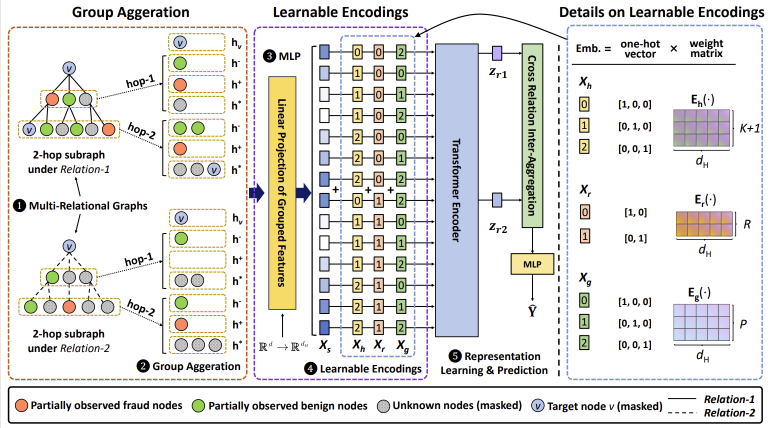
#> input picture models/gaga/gaga_upstream/images/gaga_overview.png, 1540 x 856 px (shown at 1/2 size)
$ python screenshots_to_pdf.py ../../models/gaga/gaga_upstream/images
#> lines starting #> are read from the running program, lines starting #| are printed output that depends on the picture
"""Combine a folder of screenshots into one PDF.

    python3 scripts/screenshots_to_pdf.py screenshots/ --out DELIVERABLE/screenshots.pdf

One screenshot per page, in filename order, each fitted to A4 with a caption
naming the source file. Numeric parts of filenames sort numerically, so
``shot_2.png`` comes before ``shot_10.png`` rather than after it.

Needs only Pillow.
"""

from __future__ import annotations

import argparse
import re
import sys
from pathlib import Path
from typing import List

EXTENSIONS = {".png", ".jpg", ".jpeg", ".bmp", ".gif", ".tif", ".tiff", ".webp"}

# A4 at 150 dpi, which keeps terminal text readable without a huge file.
PAGE_W, PAGE_H = 1240, 1754
MARGIN = 60
CAPTION_BAND = 46


def natural_key(path: Path):
    """Sort so shot_2 precedes shot_10."""
    parts = re.split(r"(\d+)", path.name.lower())
    return [int(p) if p.isdigit() else p for p in parts]


def find_images(folder: Path) -> List[Path]:
    images = [p for p in folder.rglob("*")
              if p.is_file() and p.suffix.lower() in EXTENSIONS]
    return sorted(images, key=natural_key)


def build_pdf(folder: Path, out_path: Path, title: str | None = None) -> Path:
    try:
        from PIL import Image, ImageDraw, ImageFont
    except ImportError:
        raise SystemExit("Pillow is required:  pip install Pillow")

    folder = Path(folder)
    out_path = Path(out_path)
    images = find_images(folder)
    if not images:
        raise SystemExit(f"No images found in {folder}")

    try:
        caption_font = ImageFont.truetype("DejaVuSans.ttf", 20)
        title_font = ImageFont.truetype("DejaVuSans.ttf", 46)
    except OSError:
        try:
            caption_font = ImageFont.truetype("arial.ttf", 20)
            title_font = ImageFont.truetype("arial.ttf", 46)
        except OSError:
            caption_font = ImageFont.load_default()
            title_font = ImageFont.load_default()

    pages = []

    if title:
        cover = Image.new("RGB", (PAGE_W, PAGE_H), "white")
        draw = ImageDraw.Draw(cover)
        draw.text((MARGIN, PAGE_H // 3), title, fill="black", font=title_font)
        draw.text((MARGIN, PAGE_H // 3 + 80),
                  f"{len(images)} screenshot{'s' if len(images) != 1 else ''}",
                  fill="#555555", font=caption_font)
        draw.line([(MARGIN, PAGE_H // 3 + 130), (PAGE_W - MARGIN, PAGE_H // 3 + 130)],
                  fill="#cccccc", width=2)
        pages.append(cover)

    for index, image_path in enumerate(images, start=1):
        try:
            with Image.open(image_path) as source:
                source.load()
                # Flatten transparency onto white; PDF has no alpha channel.
                if source.mode in ("RGBA", "LA", "P"):
                    source = source.convert("RGBA")
                    flat = Image.new("RGB", source.size, "white")
                    flat.paste(source, mask=source.split()[-1])
                    shot = flat
                else:
                    shot = source.convert("RGB")

                box_w = PAGE_W - 2 * MARGIN
                box_h = PAGE_H - 2 * MARGIN - CAPTION_BAND
                scale = min(box_w / shot.width, box_h / shot.height)
                if scale < 1:
                    shot = shot.resize(
                        (max(1, int(shot.width * scale)),
                         max(1, int(shot.height * scale))),
                        Image.LANCZOS)

                page = Image.new("RGB", (PAGE_W, PAGE_H), "white")
                page.paste(shot, ((PAGE_W - shot.width) // 2,
                                  MARGIN + (box_h - shot.height) // 2))

                draw = ImageDraw.Draw(page)
                try:
                    label = str(image_path.relative_to(folder))
                except ValueError:
                    label = image_path.name
                draw.line([(MARGIN, PAGE_H - MARGIN - 28),
                           (PAGE_W - MARGIN, PAGE_H - MARGIN - 28)],
                          fill="#dddddd", width=1)
                draw.text((MARGIN, PAGE_H - MARGIN - 20),
                          f"{index}.  {label}", fill="#444444", font=caption_font)
                pages.append(page)
        except Exception as error:          # a corrupt file must not lose the rest
            print(f"  skipped {image_path.name}: {error}")

    if not pages:
        raise SystemExit("No readable images")

    out_path.parent.mkdir(parents=True, exist_ok=True)
    pages[0].save(out_path, "PDF", resolution=150.0, save_all=True,
                  append_images=pages[1:])
    return out_path


def main(argv=None) -> int:
    parser = argparse.ArgumentParser(
        description="Combine screenshots into one PDF")
    parser.add_argument("folder", help="Folder containing the screenshots")
    parser.add_argument("--out", default="screenshots.pdf")
    parser.add_argument("--title", default=None,
                        help="Add a cover page with this title")
    args = parser.parse_args(argv)

    folder = Path(args.folder)
    if not folder.exists():
        print(f"Folder not found: {folder}")
        return 1

    images = find_images(folder)
    print(f"Found {len(images)} image(s) in {folder}")
    for image in images:
        print(f"   {image.name}")

    pdf = build_pdf(folder, Path(args.out), args.title)
#> in build_pdf, source is the input picture: PIL image 1540x856 RGB; mean R, G, B 228.4, 227.4, 225.3
#> in build_pdf, `shot = shot.resize( (max(1, int(shot.width * scale)), max(1, int(shot...`:
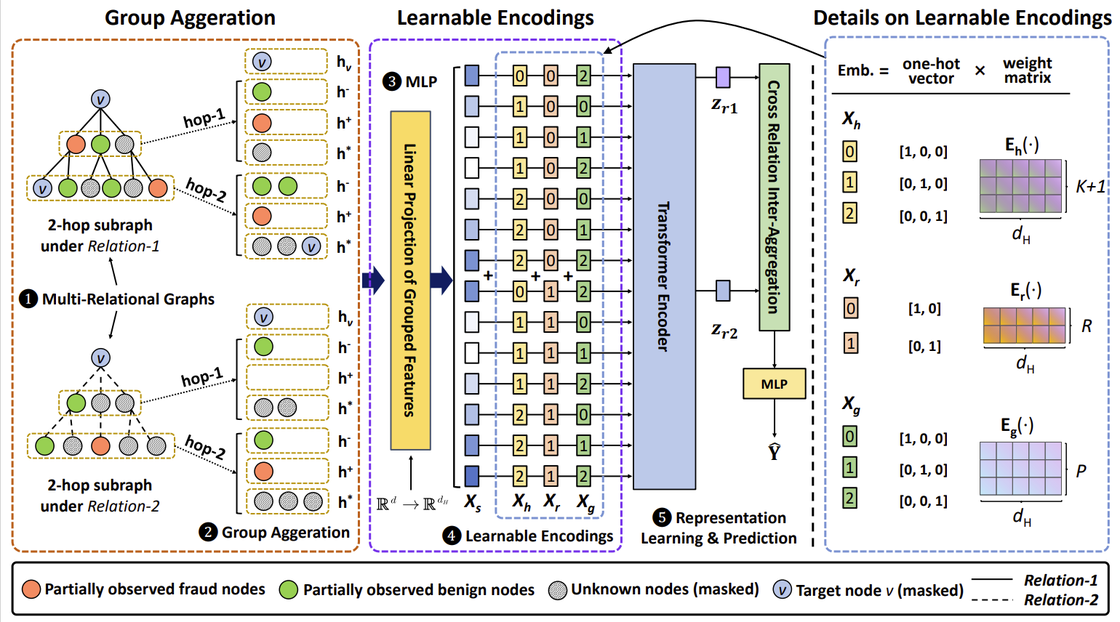
#> shot: PIL image 1120x622 RGB; mean R, G, B 228, 227.1, 224.9
#> in build_pdf, `page = Image.new("RGB", (PAGE_W, PAGE_H), "white")`: page: PIL image 1240x1754 RGB; every value is 255
#> in build_pdf, `page.paste(shot, ((PAGE_W - shot.width) // 2, MARGIN + (box_h - shot.h..`:
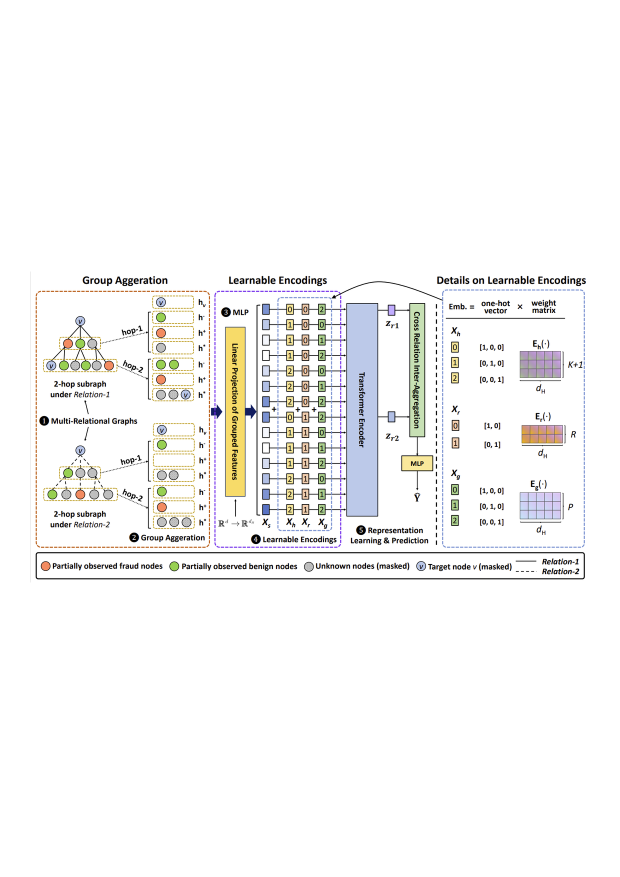
#> page: PIL image 1240x1754 RGB (shown at 1/2 size); mean R, G, B 246.4, 246.1, 245.4
#> (the run stopped early here; a loop or call above may not have finished)
